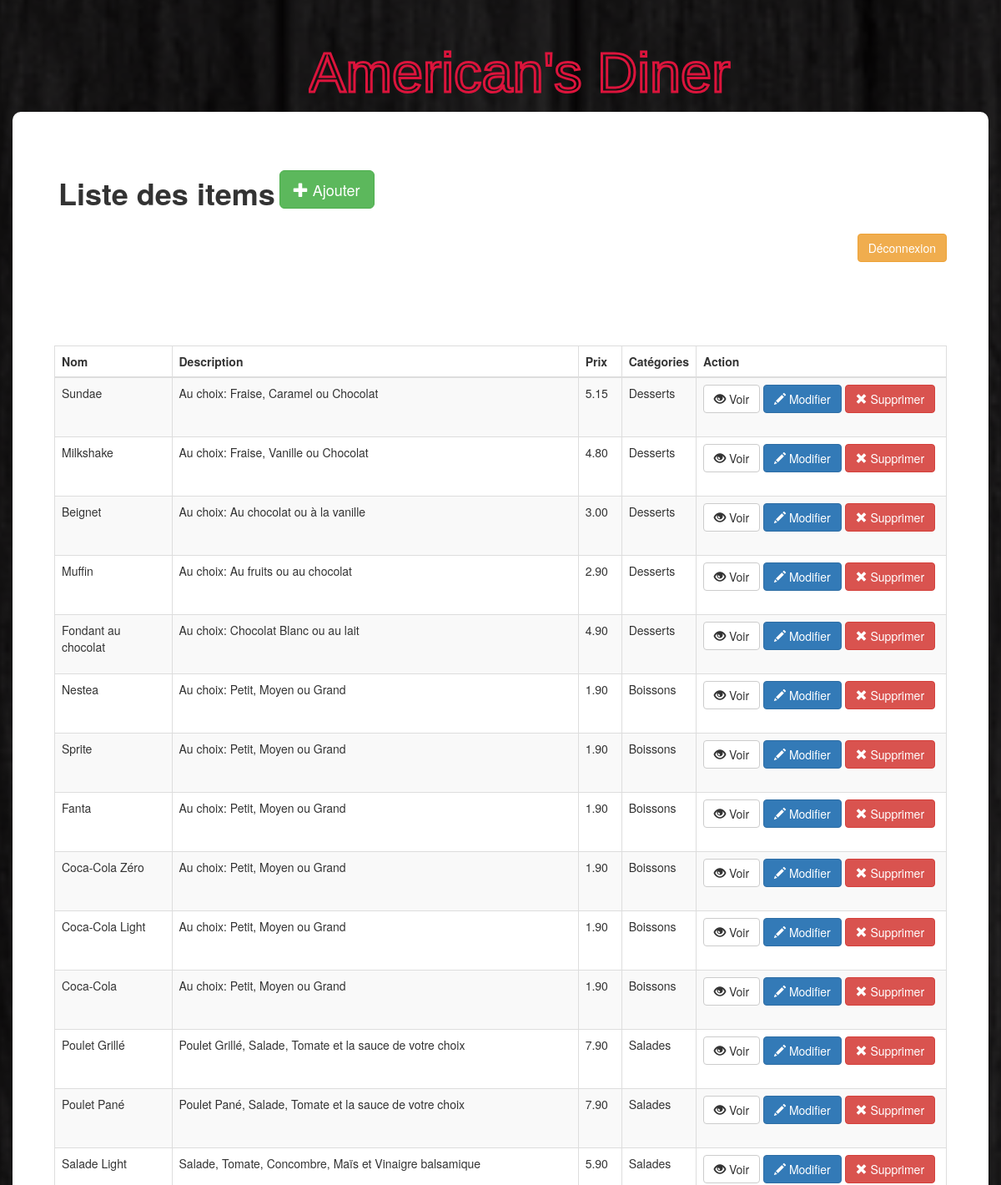
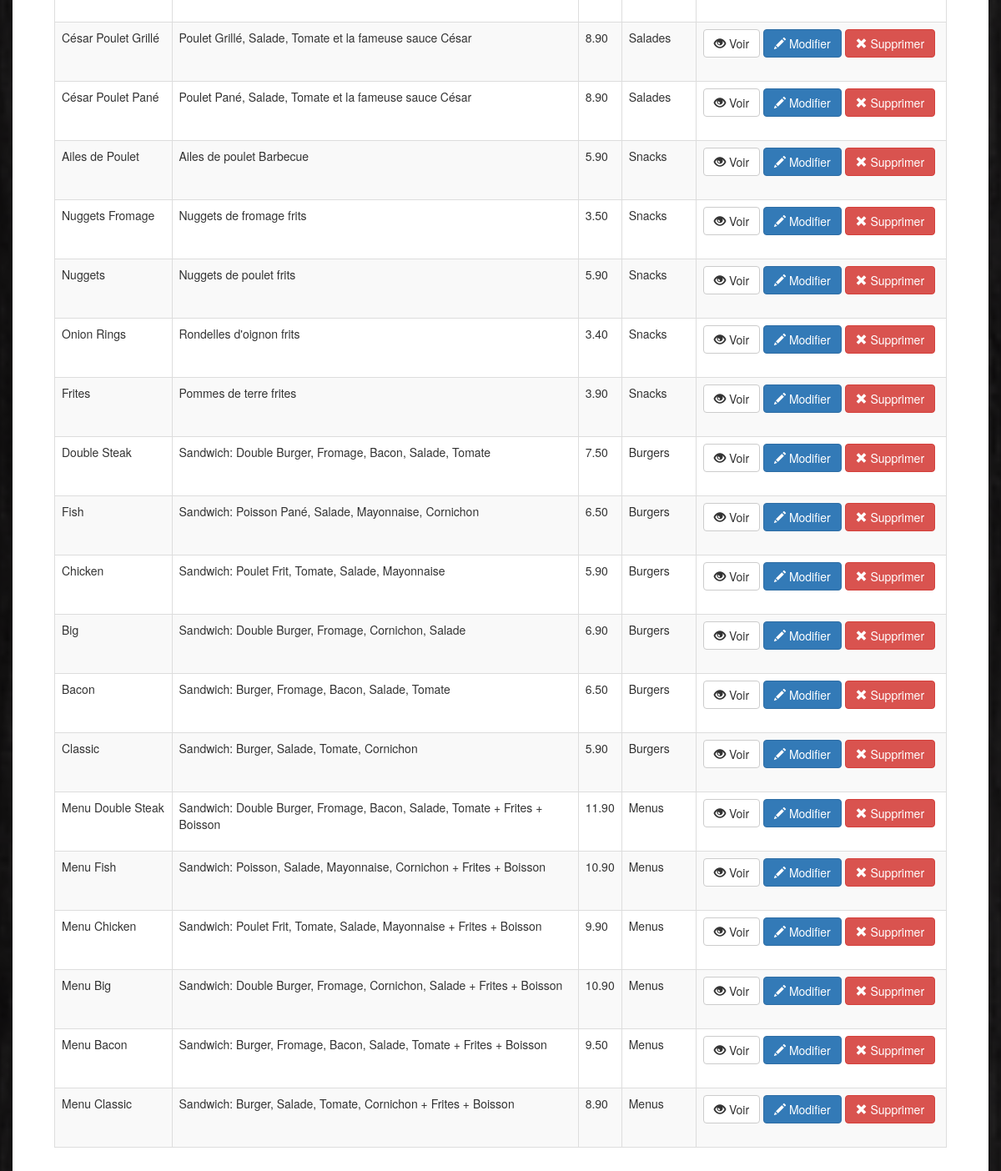
The page /admin/index.php (signed in) on the database its author committed (2 pictures, top to bottom).
### tables this page shows
CREATE TABLE IF NOT EXISTS `items` (
  `id` int(11) NOT NULL AUTO_INCREMENT,
  `name` varchar(100) NOT NULL,
  `description` varchar(255) NOT NULL,
  `price` float NOT NULL,
  `image` varchar(255) NOT NULL,
  `category` int(11) NOT NULL,
  PRIMARY KEY (`id`),
  KEY `category` (`category`)
);

CREATE TABLE IF NOT EXISTS `categories` (
  `id` int(11) NOT NULL AUTO_INCREMENT,
  `name` varchar(100) NOT NULL,
  PRIMARY KEY (`id`)
);

### admin/index.php (the view, shortened to what this page needs)
<?php include 'header_admin.php'; ?>
    <main>
        <div class="container admin">
            <div class="tab">
                <h1><strong>Liste des items</strong><a href="insert.php" class="btn btn-success btn-lg"><span class="glyphicon glyphicon-plus"></span> Ajouter</a></h1>
                    <form class="deconnexion" action="logout.php" method="post">
                        <div><input type="submit" name="submit" class="btn btn-warning" value="Déconnexion"></div>
                    </form>
            <table class="table table-striped table-bordered col-sm-2 col-sm-6">
                <thead>
                    <tr>
                        <th>Nom</th>
                        <th>Description</th>
                        <th>Prix</th>
                        <th>Catégories</th>
                        <th>Action</th>
                    </tr>
                </thead>
                <tbody>
                    <?php
                        $db = Database::connect();
                        $stm = $db->query('SELECT items.id, items.name, items.description, items.price, categories.name AS category
                                           FROM items LEFT JOIN categories ON items.category = categories.id ORDER BY items.id DESC');
                        while($item = $stm->fetch())
                        {
                            echo '<tr>';
                            echo '<td>'. $item['name'] .'</td>';
                            echo '<td>'. $item['description'] .'</td>';
                            echo '<td>'. number_format((float)$item['price'],2,'.', '') .'</td>';
                            echo '<td>'. $item['category'] .'</td>';
                            echo '<td width=300>';
                            echo '<a class="btn btn-default" href="view.php?id=' . $item['id'] . '"><span class="glyphicon glyphicon-eye-open"></span> Voir</a>';
                            echo '<a class="btn btn-primary" href="update.php?id=' . $item['id'] . '"><span class="glyphicon glyphicon-pencil"></span> Modifier</a>';
                            echo '<a class="btn btn-danger" href="delete.php?id=' . $item['id'] . '"><span class="glyphicon glyphicon-remove"></span> Supprimer</a>';
                            echo '</td>';
                            echo '</tr>';
                        }
                    ?>
                </tbody>
            </div>
        </div>
    </main>
<?php include 'footer_admin.php'; ?>

### public/css/style.css (style rules this page uses)
* { box-sizing: border-box; }
body { background : url(../images/bg.png); background-size: cover; background-position: center center; height: 100vh; }
.btn { margin-bottom: 20px; }
input[type=submit] { margin: auto; }
input { color:#67a8f3; }
.admin { background: #fff; padding: 50px; border-radius: 10px; }
strong { margin: 5px; }
.deconnexion { display: flex; justify-content: flex-end; }

### rows shown on the page
items: name "Sundae", description "Au choix: Fraise, Caramel ou Chocolat", price "5.15", category.name "Desserts"
items: name "Milkshake", description "Au choix: Fraise, Vanille ou Chocolat", price "4.80", category.name "Desserts"
items: name "Beignet", description "Au choix: Au chocolat ou à la vanille", price "3.00", category.name "Desserts"
items: name "Muffin", description "Au choix: Au fruits ou au chocolat", price "2.90", category.name "Desserts"
items: name "Fondant au chocolat", description "Au choix: Chocolat Blanc ou au lait", price "4.90", category.name "Desserts"
items: name "Nestea", description "Au choix: Petit, Moyen ou Grand", price "1.90", category.name "Boissons"
items: name "Sprite", description "Au choix: Petit, Moyen ou Grand", price "1.90", category.name "Boissons"
items: name "Fanta", description "Au choix: Petit, Moyen ou Grand", price "1.90", category.name "Boissons"
items: name "Coca-Cola Zéro", description "Au choix: Petit, Moyen ou Grand", price "1.90", category.name "Boissons"
items: name "Coca-Cola Light", description "Au choix: Petit, Moyen ou Grand", price "1.90", category.name "Boissons"
items: name "Coca-Cola", description "Au choix: Petit, Moyen ou Grand", price "1.90", category.name "Boissons"
items: name "Poulet Grillé", description "Poulet Grillé, Salade, Tomate et la sauce de votre choix", price "7.90", category.name "Salades"
items: name "Poulet Pané", description "Poulet Pané, Salade, Tomate et la sauce de votre choix", price "7.90", category.name "Salades"
items: name "Salade Light", description "Salade, Tomate, Concombre, Maïs et Vinaigre balsamique", price "5.90", category.name "Salades"
items: name "César Poulet Grillé", description "Poulet Grillé, Salade, Tomate et la fameuse sauce César", price "8.90", category.name "Salades"
items: name "César Poulet Pané", description "Poulet Pané, Salade, Tomate et la fameuse sauce César", price "8.90", category.name "Salades"
items: name "Ailes de Poulet", description "Ailes de poulet Barbecue", price "5.90", category.name "Snacks"
items: name "Nuggets Fromage", description "Nuggets de fromage frits", price "3.50", category.name "Snacks"
items: name "Nuggets", description "Nuggets de poulet frits", price "5.90", category.name "Snacks"
items: name "Onion Rings", description "Rondelles d'oignon frits", price "3.40", category.name "Snacks"
items: name "Frites", description "Pommes de terre frites", price "3.90", category.name "Snacks"
items: name "Double Steak", description "Sandwich: Double Burger, Fromage, Bacon, Salade, Tomate", price "7.50", category.name "Burgers"
items: name "Fish", description "Sandwich: Poisson Pané, Salade, Mayonnaise, Cornichon", price "6.50", category.name "Burgers"
items: name "Chicken", description "Sandwich: Poulet Frit, Tomate, Salade, Mayonnaise", price "5.90", category.name "Burgers"
items: name "Big", description "Sandwich: Double Burger, Fromage, Cornichon, Salade", price "6.90", category.name "Burgers"
items: name "Bacon", description "Sandwich: Burger, Fromage, Bacon, Salade, Tomate", price "6.50", category.name "Burgers"
items: name "Classic", description "Sandwich: Burger, Salade, Tomate, Cornichon", price "5.90", category.name "Burgers"
items: name "Menu Double Steak", description "Sandwich: Double Burger, Fromage, Bacon, Salade, Tomate + Frites + Boisson", price "11.90", category.name "Menus"
items: name "Menu Fish", description "Sandwich: Poisson, Salade, Mayonnaise, Cornichon + Frites + Boisson", price "10.90", category.name "Menus"
items: name "Menu Chicken", description "Sandwich: Poulet Frit, Tomate, Salade, Mayonnaise + Frites + Boisson", price "9.90", category.name "Menus"
items: name "Menu Big", description "Sandwich: Double Burger, Fromage, Cornichon, Salade + Frites + Boisson", price "10.90", category.name "Menus"
items: name "Menu Bacon", description "Sandwich: Burger, Fromage, Bacon, Salade, Tomate + Frites + Boisson", price "9.50", category.name "Menus"
items: name "Menu Classic", description "Sandwich: Burger, Salade, Tomate, Cornichon + Frites + Boisson", price "8.90", category.name "Menus"
